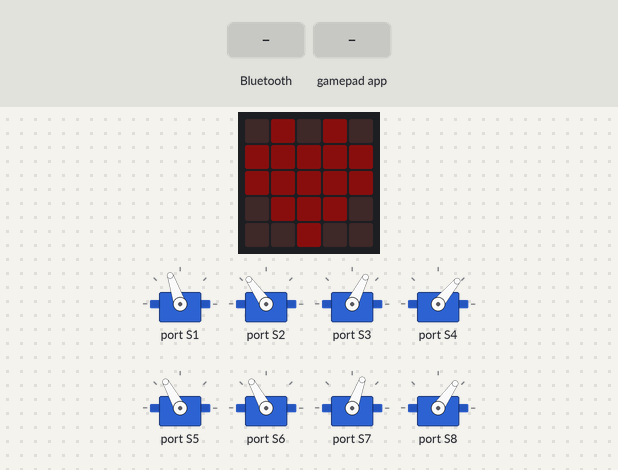
Recording of a program running on a simulated BBC micro:bit (MakeCode). On the bench: the board's 5×5 LED display, 8 × servo. Inputs (shaded band) come from the test bench. Dim RGB values are drawn brighter than linear.

Above: at 1.8 s.
1.9 s: a phone connects over Bluetooth
3.4 s: a phone disconnects over Bluetooth
4.9 s: gamepad app sends A_DOWN
At 5.35 s:
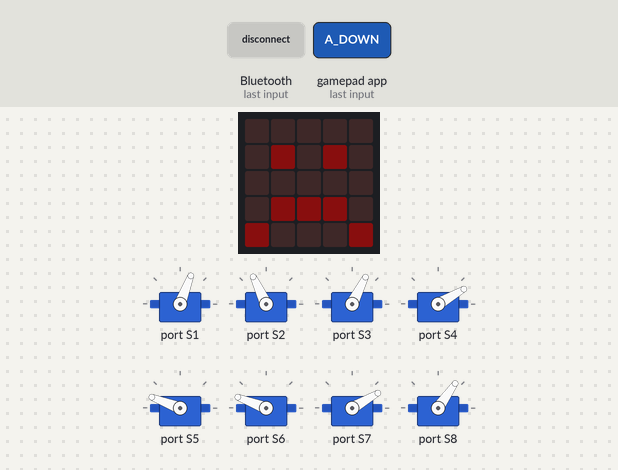
6.6 s: gamepad app sends B_DOWN
At 6.81 s:
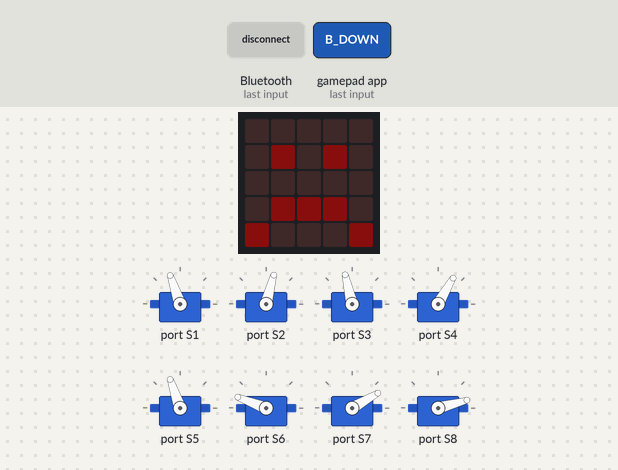
8.2 s: gamepad app sends C_DOWN
At 9.05 s:
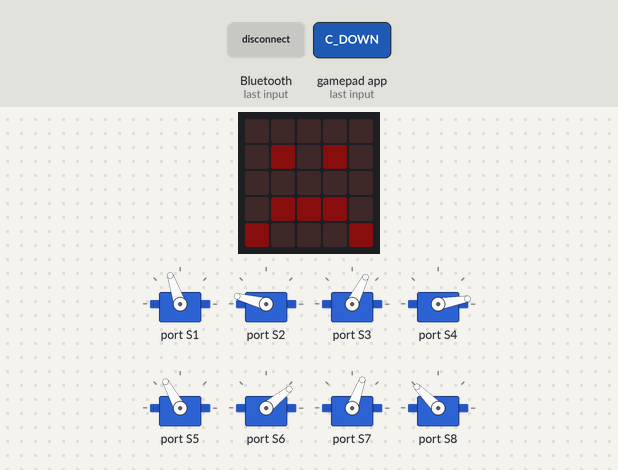
9.9 s: gamepad app sends D_DOWN
At 10.06 s:
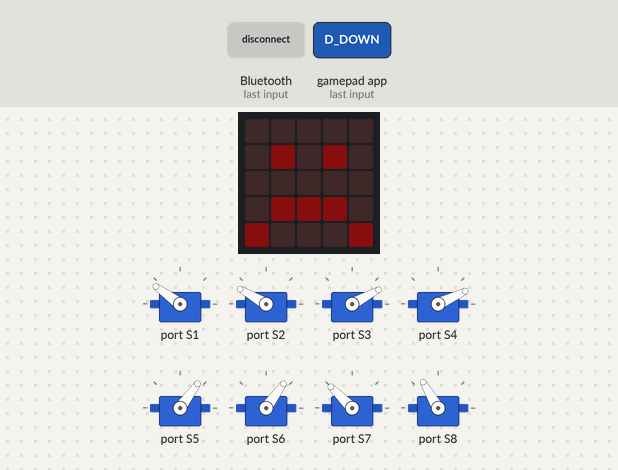
Timing chart, 0 to 12.6 s (numbered marks = the images above; inputs shaded):
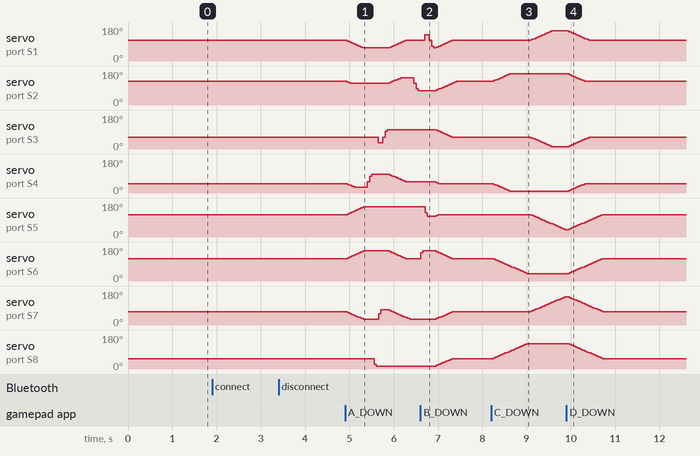

The program:

main.ts
```typescript
function check_command () {
    if (cmd_request == "forward") {
        repeat = 1
        done = 0
        list_pointer = 0
        list = [
        "70,160,110,160,70,20,40,60,5",
        "70,160,110,160,70,20,110,60,30",
        "70,160,110,160,70,20,110,20,30",
        "70,160,110,160,40,70,110,20,30",
        "70,160,110,160,110,70,110,20,30",
        "110,160,140,120,110,20,70,20,5",
        "110,160,70,120,110,20,70,20,30",
        "110,160,70,160,110,20,70,20,30",
        "140,110,70,160,110,20,70,20,30",
        "70,110,70,160,110,20,70,20,30"
        ]
        playing_mode = "forward"
    } else if (cmd_request == "stop") {
        repeat = 0
        done = 0
        list_pointer = 0
        list = ["110,120,120,120,70,60,60,60,5"]
        playing_mode = "stop"
    } else if (cmd_request == "down") {
        repeat = 0
        done = 0
        list_pointer = 0
        list = ["110,120,160,40,70,60,20,140,5", "160,40,160,40,20,140,20,140,5"]
        playing_mode = "down"
    } else if (cmd_request == "home") {
        repeat = 0
        done = 0
        list_pointer = 0
        list = ["90,90,90,90,90,90,90,90,5"]
        playing_mode = "home"
    }
}
function get_angle (current: number, target: number, pitch_angle_get: number) {
    if (pitch_angle_get == 0) {
        ans_get_angle = target
        ans_set_angle += -1
    } else {
        ans_get_angle = current
        if (current >= target + pitch_angle_get) {
            ans_get_angle += 0 - pitch_angle_get
        } else if (current <= target - pitch_angle_get) {
            ans_get_angle += pitch_angle_get
        } else {
            ans_get_angle = target
            ans_set_angle += -1
        }
    }
    return ans_get_angle
}
bluetooth.onBluetoothConnected(function () {
    basic.showIcon(IconNames.Happy)
})
bluetooth.onBluetoothDisconnected(function () {
    basic.showIcon(IconNames.Sad)
})
function Execute_a_command () {
    if (list_pointer >= list.length) {
        list_pointer = 0
        done = 1
        if (playing_mode != cmd_request) {
            repeat = 0
            done = 0
            playing_mode = "stop"
            list = ["110,120,120,120,70,60,60,60,5"]
        }
    }
    if (list.length > 0) {
        if (done == 0 || repeat == 1) {
            list_para = list[list_pointer].split(",")
            if (0 == set_angle(list_para[0], list_para[2], list_para[4], list_para[6], list_para[1], list_para[3], list_para[5], list_para[7], parseFloat(list_para[8]))) {
                if (step == 0) {
                    list_pointer += 1
                    if (step_mode == 1) {
                        step = 1
                    }
                }
            }
        }
    }
}
control.onEvent(EventBusSource.MES_DPAD_CONTROLLER_ID, EventBusValue.MICROBIT_EVT_ANY, function () {
    if (lastvalue != control.eventValue()) {
        if (control.eventValue() == 1) {
            cmd_request = "forward"
        } else if (control.eventValue() == 3) {
            cmd_request = "stop"
        } else if (control.eventValue() == 5) {
            cmd_request = "down"
        } else if (control.eventValue() == 9) {
            step_mode = 1
            step = 1
        } else if (control.eventValue() == 11) {
            step_mode = 0
            step = 0
        } else if (control.eventValue() == 15) {
            step = 0
        } else if (control.eventValue() == 7) {
            cmd_request = "home"
        } else {

        }
        lastvalue = control.eventValue()
    }
})
function set_angle (front_left: string, back_left: string, front_right: string, back_right: string, front_left_f: string, back_left_f: string, front_right_f: string, back_right_f: string, pitch_angle: number) {
    ans_set_angle = 8
    front_left_angle = get_angle(front_left_angle, parseFloat(front_left), pitch_angle)
    kitronik_i2c_16_servo.servoWrite(kitronik_i2c_16_servo.Servos.Servo1, front_left_angle + (front_left_angle_init - 90))
    back_left_angle = get_angle(back_left_angle, parseFloat(back_left), pitch_angle)
    kitronik_i2c_16_servo.servoWrite(kitronik_i2c_16_servo.Servos.Servo2, back_left_angle + (back_left_angle_init - 90))
    front_right_angle = get_angle(front_right_angle, parseFloat(front_right), pitch_angle)
    kitronik_i2c_16_servo.servoWrite(kitronik_i2c_16_servo.Servos.Servo3, front_right_angle + (front_right_angle_init - 90))
    back_right_angle = get_angle(back_right_angle, parseFloat(back_right), pitch_angle)
    kitronik_i2c_16_servo.servoWrite(kitronik_i2c_16_servo.Servos.Servo4, back_right_angle + (back_right_angle_init - 90))
    front_left_foot = get_angle(front_left_foot, parseFloat(front_left_f), pitch_angle)
    kitronik_i2c_16_servo.servoWrite(kitronik_i2c_16_servo.Servos.Servo5, front_left_foot + (front_left_foot_init - 90))
    back_left_foot = get_angle(back_left_foot, parseFloat(back_left_f), pitch_angle)
    kitronik_i2c_16_servo.servoWrite(kitronik_i2c_16_servo.Servos.Servo6, back_left_foot + (back_left_foot_init - 90))
    front_right_foot = get_angle(front_right_foot, parseFloat(front_right_f), pitch_angle)
    kitronik_i2c_16_servo.servoWrite(kitronik_i2c_16_servo.Servos.Servo7, front_right_foot + (front_right_foot_init - 90))
    back_right_foot = get_angle(back_right_foot, parseFloat(back_right_f), pitch_angle)
    kitronik_i2c_16_servo.servoWrite(kitronik_i2c_16_servo.Servos.Servo8, back_right_foot + (back_right_foot_init - 90))
    return ans_set_angle
}
let back_right_foot = 0
let front_right_foot = 0
let back_left_foot = 0
let front_left_foot = 0
let back_right_angle = 0
let front_right_angle = 0
let back_left_angle = 0
let front_left_angle = 0
let list_para: string[] = []
let ans_set_angle = 0
let ans_get_angle = 0
let playing_mode = ""
let list_pointer = 0
let list: string[] = []
let back_right_foot_init = 0
let front_right_foot_init = 0
let back_left_foot_init = 0
let front_left_foot_init = 0
let back_right_angle_init = 0
let front_right_angle_init = 0
let back_left_angle_init = 0
let front_left_angle_init = 0
let lastvalue = 0
let step = 0
let step_mode = 0
let done = 0
let repeat = 0
let cmd_request = ""
let list_counter = 0
cmd_request = "stop"
repeat = 0
done = 0
step_mode = 0
step = 0
lastvalue = 0
led.setBrightness(10)
basic.showIcon(IconNames.Heart)
bluetooth.startLEDService()
front_left_angle_init = 89
back_left_angle_init = 95
front_right_angle_init = 83
back_right_angle_init = 80
front_left_foot_init = 89
back_left_foot_init = 89
front_right_foot_init = 100
back_right_foot_init = 85
set_angle("110", "120", "70", "60", "120", "120", "60", "60", 0)
list = []
loops.everyInterval(50, function () {
    if (repeat == 0 && done == 1) {
        if (cmd_request != playing_mode) {
            check_command()
        }
    } else {
        Execute_a_command()
    }
})
```

test.ts
```typescript
// テストはここに来ます。このパッケージが拡張機能として使用されるときにはコンパイルされません。
```

Measured:
- after the input at 4.9 s, servo on port S3: 63° → 33° after 0.76 s, → 103° 0.10 s later; servo on port S5: 119° → 159° after 0.06 s; servo on port S6: rises from 119° to 159° in 0.35 s, then falls to 119° in 0.95 s; servo on port S8: 55° → 15° after 0.66 s
- after the input at 6.6 s, servo on port S3: goes on until 7.3 s, then stays 63°; servo on port S4: goes on until 7.0 s, then stays 50°; servo on port S5: goes on until 7.0 s, then stays 119°; servo on port S8: goes on until 7.3 s, then stays 55°
- after the input at 8.2 s, servo on port S1: moves from 109° to 159° over 0.45 s, starting after 0.91 s; servo on port S2: 125° → 165° after 0.06 s; servo on port S3: moves from 63° to 13° over 0.45 s, starting after 0.91 s; servo on port S4: 50° → 10° after 0.06 s; servo on port S5: moves from 119° to 39° over 0.75 s, starting after 0.91 s
- after the input at 9.9 s, servo on port S1: moves from 159° to 109° over 0.45 s, starting after 0.06 s; servo on port S2: 165° → 125° after 0.06 s
